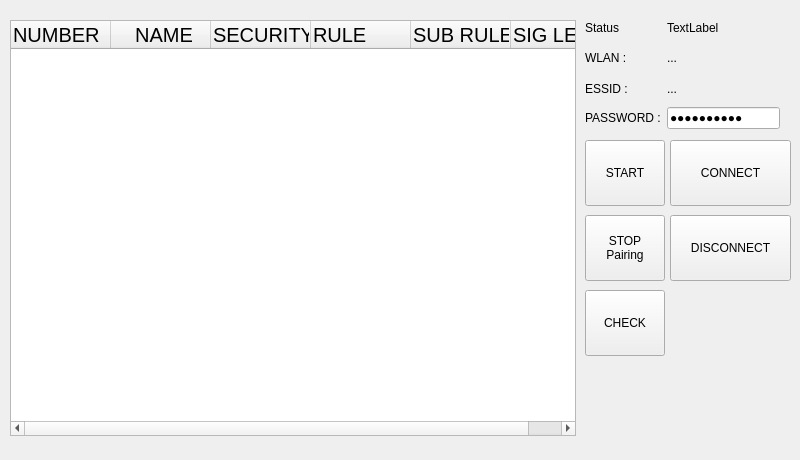
<?xml version="1.0" encoding="UTF-8"?>
<ui version="4.0">
 <class>WIFI</class>
 <widget class="QWidget" name="WIFI">
  <property name="geometry">
   <rect>
    <x>0</x>
    <y>0</y>
    <width>800</width>
    <height>460</height>
   </rect>
  </property>
  <property name="windowTitle">
   <string>Form</string>
  </property>
  <widget class="QTreeWidget" name="treeWidgetWiFis">
   <property name="geometry">
    <rect>
     <x>10</x>
     <y>20</y>
     <width>566</width>
     <height>416</height>
    </rect>
   </property>
   <property name="styleSheet">
    <string notr="true">font:15pt;</string>
   </property>
   <property name="columnCount">
    <number>6</number>
   </property>
   <column>
    <property name="text">
     <string notr="true">NUMBER</string>
    </property>
   </column>
   <column>
    <property name="text">
     <string notr="true">    NAME    </string>
    </property>
   </column>
   <column>
    <property name="text">
     <string notr="true">SECURITY</string>
    </property>
   </column>
   <column>
    <property name="text">
     <string notr="true">RULE</string>
    </property>
   </column>
   <column>
    <property name="text">
     <string>SUB RULE</string>
    </property>
   </column>
   <column>
    <property name="text">
     <string>SIG LEVEL</string>
    </property>
   </column>
  </widget>
  <widget class="QPushButton" name="m_button_connect">
   <property name="geometry">
    <rect>
     <x>670</x>
     <y>140</y>
     <width>121</width>
     <height>66</height>
    </rect>
   </property>
   <property name="text">
    <string>CONNECT</string>
   </property>
  </widget>
  <widget class="QWidget" name="layoutWidget">
   <property name="geometry">
    <rect>
     <x>585</x>
     <y>15</y>
     <width>201</width>
     <height>114</height>
    </rect>
   </property>
   <layout class="QGridLayout" name="gridLayout">
    <item row="0" column="0">
     <widget class="QLabel" name="label">
      <property name="text">
       <string>Status</string>
      </property>
     </widget>
    </item>
    <item row="1" column="0">
     <widget class="QLabel" name="label_2">
      <property name="text">
       <string>WLAN :</string>
      </property>
     </widget>
    </item>
    <item row="1" column="1" colspan="2">
     <widget class="QLabel" name="m_label_connectshow">
      <property name="text">
       <string>...</string>
      </property>
     </widget>
    </item>
    <item row="2" column="0">
     <widget class="QLabel" name="label_3">
      <property name="text">
       <string>ESSID :</string>
      </property>
     </widget>
    </item>
    <item row="2" column="1" colspan="2">
     <widget class="QLabel" name="m_label_selectSSID">
      <property name="text">
       <string>...</string>
      </property>
     </widget>
    </item>
    <item row="3" column="0">
     <widget class="QLabel" name="label_4">
      <property name="text">
       <string>PASSWORD :</string>
      </property>
     </widget>
    </item>
    <item row="3" column="1">
     <widget class="QLineEdit" name="lineedit_password">
      <property name="text">
       <string>jangsungho</string>
      </property>
      <property name="echoMode">
       <enum>QLineEdit::Password</enum>
      </property>
     </widget>
    </item>
    <item row="0" column="1">
     <widget class="QLabel" name="m_label_state">
      <property name="text">
       <string>TextLabel</string>
      </property>
     </widget>
    </item>
   </layout>
  </widget>
  <widget class="QPushButton" name="m_button_scan">
   <property name="geometry">
    <rect>
     <x>585</x>
     <y>140</y>
     <width>80</width>
     <height>66</height>
    </rect>
   </property>
   <property name="text">
    <string>START</string>
   </property>
  </widget>
  <widget class="QPushButton" name="m_button_stop">
   <property name="geometry">
    <rect>
     <x>585</x>
     <y>215</y>
     <width>80</width>
     <height>66</height>
    </rect>
   </property>
   <property name="text">
    <string>STOP
Pairing</string>
   </property>
  </widget>
  <widget class="QPushButton" name="m_button_check">
   <property name="geometry">
    <rect>
     <x>585</x>
     <y>290</y>
     <width>80</width>
     <height>66</height>
    </rect>
   </property>
   <property name="text">
    <string>CHECK</string>
   </property>
  </widget>
  <widget class="QPushButton" name="m_button_disconnect">
   <property name="geometry">
    <rect>
     <x>670</x>
     <y>215</y>
     <width>121</width>
     <height>66</height>
    </rect>
   </property>
   <property name="text">
    <string>DISCONNECT</string>
   </property>
  </widget>
  <zorder>treeWidgetWiFis</zorder>
  <zorder>m_button_connect</zorder>
  <zorder>layoutWidget</zorder>
  <zorder>m_button_scan</zorder>
  <zorder>m_button_check</zorder>
  <zorder>m_button_disconnect</zorder>
  <zorder>m_button_stop</zorder>
 </widget>
 <resources/>
 <connections/>
</ui>
